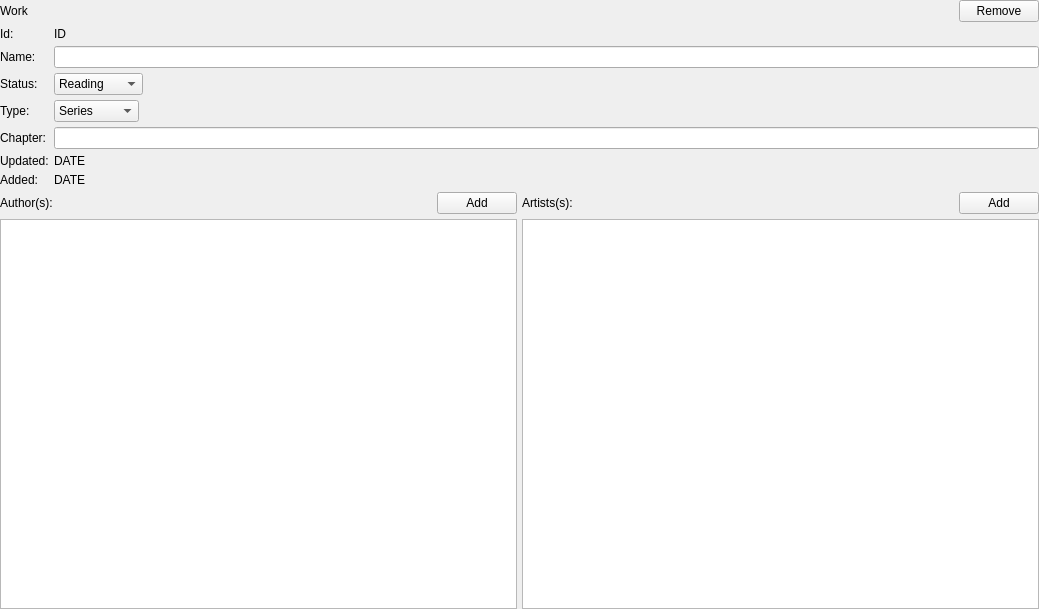
<?xml version="1.0" encoding="UTF-8"?>
<ui version="4.0">
 <class>WorkPage</class>
 <widget class="QWidget" name="WorkPage">
  <property name="geometry">
   <rect>
    <x>0</x>
    <y>0</y>
    <width>1039</width>
    <height>609</height>
   </rect>
  </property>
  <property name="windowTitle">
   <string>Form</string>
  </property>
  <layout class="QVBoxLayout" name="verticalLayout">
   <property name="spacing">
    <number>5</number>
   </property>
   <property name="leftMargin">
    <number>0</number>
   </property>
   <property name="topMargin">
    <number>0</number>
   </property>
   <property name="rightMargin">
    <number>0</number>
   </property>
   <property name="bottomMargin">
    <number>0</number>
   </property>
   <item>
    <layout class="QHBoxLayout" name="horizontalLayout_4" stretch="0,1,0">
     <property name="spacing">
      <number>5</number>
     </property>
     <item>
      <widget class="QLabel" name="label_4">
       <property name="text">
        <string>Work</string>
       </property>
      </widget>
     </item>
     <item>
      <spacer name="horizontalSpacer">
       <property name="orientation">
        <enum>Qt::Horizontal</enum>
       </property>
       <property name="sizeHint" stdset="0">
        <size>
         <width>40</width>
         <height>20</height>
        </size>
       </property>
      </spacer>
     </item>
     <item>
      <widget class="QPushButton" name="removeButton">
       <property name="text">
        <string>Remove</string>
       </property>
      </widget>
     </item>
    </layout>
   </item>
   <item>
    <layout class="QFormLayout" name="formLayout">
     <item row="0" column="0">
      <widget class="QLabel" name="label_3">
       <property name="text">
        <string>Id:</string>
       </property>
      </widget>
     </item>
     <item row="0" column="1">
      <widget class="QLabel" name="idLabel">
       <property name="text">
        <string>ID</string>
       </property>
      </widget>
     </item>
     <item row="1" column="0">
      <widget class="QLabel" name="label_5">
       <property name="text">
        <string>Name:</string>
       </property>
      </widget>
     </item>
     <item row="1" column="1">
      <widget class="QLineEdit" name="nameLineEdit"/>
     </item>
     <item row="2" column="0">
      <widget class="QLabel" name="label_6">
       <property name="text">
        <string>Status:</string>
       </property>
      </widget>
     </item>
     <item row="2" column="1">
      <widget class="QComboBox" name="statusComboBox">
       <property name="sizePolicy">
        <sizepolicy hsizetype="Maximum" vsizetype="Fixed">
         <horstretch>0</horstretch>
         <verstretch>0</verstretch>
        </sizepolicy>
       </property>
       <item>
        <property name="text">
         <string>Reading</string>
        </property>
       </item>
       <item>
        <property name="text">
         <string>Completed</string>
        </property>
       </item>
      </widget>
     </item>
     <item row="3" column="0">
      <widget class="QLabel" name="label_7">
       <property name="text">
        <string>Type:</string>
       </property>
      </widget>
     </item>
     <item row="3" column="1">
      <widget class="QComboBox" name="typeComboBox">
       <property name="sizePolicy">
        <sizepolicy hsizetype="Maximum" vsizetype="Fixed">
         <horstretch>0</horstretch>
         <verstretch>0</verstretch>
        </sizepolicy>
       </property>
       <item>
        <property name="text">
         <string>Series</string>
        </property>
       </item>
       <item>
        <property name="text">
         <string>One Shot</string>
        </property>
       </item>
       <item>
        <property name="text">
         <string>Anthology</string>
        </property>
       </item>
      </widget>
     </item>
     <item row="4" column="0">
      <widget class="QLabel" name="label_9">
       <property name="text">
        <string>Chapter:</string>
       </property>
      </widget>
     </item>
     <item row="4" column="1">
      <widget class="QLineEdit" name="chapterLineEdit"/>
     </item>
     <item row="5" column="0">
      <widget class="QLabel" name="label_10">
       <property name="text">
        <string>Updated:</string>
       </property>
      </widget>
     </item>
     <item row="5" column="1">
      <widget class="QLabel" name="updatedLabel">
       <property name="text">
        <string>DATE</string>
       </property>
      </widget>
     </item>
     <item row="6" column="0">
      <widget class="QLabel" name="label_12">
       <property name="text">
        <string>Added:</string>
       </property>
      </widget>
     </item>
     <item row="6" column="1">
      <widget class="QLabel" name="addedLabel">
       <property name="text">
        <string>DATE</string>
       </property>
      </widget>
     </item>
    </layout>
   </item>
   <item>
    <layout class="QHBoxLayout" name="horizontalLayout_3">
     <property name="spacing">
      <number>5</number>
     </property>
     <item>
      <layout class="QVBoxLayout" name="verticalLayout_2">
       <property name="spacing">
        <number>5</number>
       </property>
       <item>
        <layout class="QHBoxLayout" name="horizontalLayout" stretch="1,0">
         <property name="spacing">
          <number>5</number>
         </property>
         <item>
          <widget class="QLabel" name="label">
           <property name="text">
            <string>Author(s):</string>
           </property>
          </widget>
         </item>
         <item>
          <widget class="QPushButton" name="addAuthorButton">
           <property name="text">
            <string>Add</string>
           </property>
          </widget>
         </item>
        </layout>
       </item>
       <item>
        <widget class="QListWidget" name="authorsListWidget">
         <property name="contextMenuPolicy">
          <enum>Qt::CustomContextMenu</enum>
         </property>
         <property name="editTriggers">
          <set>QAbstractItemView::NoEditTriggers</set>
         </property>
         <property name="alternatingRowColors">
          <bool>true</bool>
         </property>
        </widget>
       </item>
      </layout>
     </item>
     <item>
      <layout class="QVBoxLayout" name="verticalLayout_3">
       <property name="spacing">
        <number>5</number>
       </property>
       <item>
        <layout class="QHBoxLayout" name="horizontalLayout_2" stretch="1,0">
         <property name="spacing">
          <number>5</number>
         </property>
         <item>
          <widget class="QLabel" name="label_2">
           <property name="text">
            <string>Artists(s):</string>
           </property>
          </widget>
         </item>
         <item>
          <widget class="QPushButton" name="addArtistButton">
           <property name="text">
            <string>Add</string>
           </property>
          </widget>
         </item>
        </layout>
       </item>
       <item>
        <widget class="QListWidget" name="artistsListWidget">
         <property name="contextMenuPolicy">
          <enum>Qt::CustomContextMenu</enum>
         </property>
         <property name="editTriggers">
          <set>QAbstractItemView::NoEditTriggers</set>
         </property>
         <property name="alternatingRowColors">
          <bool>true</bool>
         </property>
        </widget>
       </item>
      </layout>
     </item>
    </layout>
   </item>
  </layout>
 </widget>
 <resources/>
 <connections/>
</ui>
